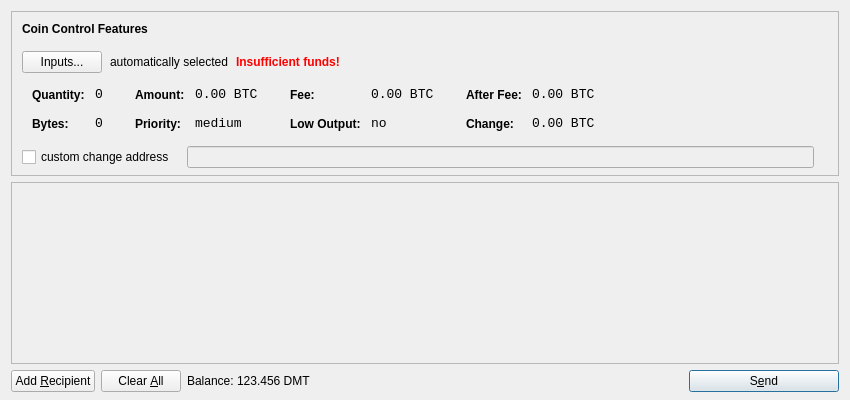
<?xml version="1.0" encoding="UTF-8"?>
<ui version="4.0">
 <class>SendCoinsDialog</class>
 <widget class="QDialog" name="SendCoinsDialog">
  <property name="geometry">
   <rect>
    <x>0</x>
    <y>0</y>
    <width>850</width>
    <height>400</height>
   </rect>
  </property>
  <property name="windowTitle">
   <string>Send Coins</string>
  </property>
  <layout class="QVBoxLayout" name="verticalLayout" stretch="0,1,0">
   <property name="bottomMargin">
    <number>8</number>
   </property>
   <item>
    <widget class="QFrame" name="frameCoinControl">
     <property name="sizePolicy">
      <sizepolicy hsizetype="Expanding" vsizetype="Expanding">
       <horstretch>0</horstretch>
       <verstretch>0</verstretch>
      </sizepolicy>
     </property>
     <property name="maximumSize">
      <size>
       <width>16777215</width>
       <height>16777215</height>
      </size>
     </property>
     <property name="frameShape">
      <enum>QFrame::StyledPanel</enum>
     </property>
     <property name="frameShadow">
      <enum>QFrame::Sunken</enum>
     </property>
     <layout class="QVBoxLayout" name="verticalLayoutCoinControl2">
      <property name="spacing">
       <number>-1</number>
      </property>
      <property name="leftMargin">
       <number>0</number>
      </property>
      <property name="topMargin">
       <number>0</number>
      </property>
      <property name="rightMargin">
       <number>0</number>
      </property>
      <property name="bottomMargin">
       <number>6</number>
      </property>
      <item>
       <layout class="QVBoxLayout" name="verticalLayoutCoinControl" stretch="0,0,0,0,1">
        <property name="spacing">
         <number>0</number>
        </property>
        <property name="leftMargin">
         <number>10</number>
        </property>
        <property name="topMargin">
         <number>10</number>
        </property>
        <item>
         <layout class="QHBoxLayout" name="horizontalLayoutCoinControl1">
          <property name="bottomMargin">
           <number>15</number>
          </property>
          <item>
           <widget class="QLabel" name="labelCoinControlFeatures">
            <property name="sizePolicy">
             <sizepolicy hsizetype="Preferred" vsizetype="Maximum">
              <horstretch>0</horstretch>
              <verstretch>0</verstretch>
             </sizepolicy>
            </property>
            <property name="font">
             <font>
              <weight>75</weight>
              <bold>true</bold>
             </font>
            </property>
            <property name="styleSheet">
             <string notr="true">font-weight:bold;</string>
            </property>
            <property name="text">
             <string>Coin Control Features</string>
            </property>
           </widget>
          </item>
         </layout>
        </item>
        <item>
         <layout class="QHBoxLayout" name="horizontalLayoutCoinControl2" stretch="0,0,0,0">
          <property name="spacing">
           <number>8</number>
          </property>
          <property name="bottomMargin">
           <number>10</number>
          </property>
          <item>
           <widget class="QPushButton" name="pushButtonCoinControl">
            <property name="styleSheet">
             <string notr="true"/>
            </property>
            <property name="text">
             <string>Inputs...</string>
            </property>
           </widget>
          </item>
          <item>
           <widget class="QLabel" name="labelCoinControlAutomaticallySelected">
            <property name="text">
             <string>automatically selected</string>
            </property>
            <property name="margin">
             <number>5</number>
            </property>
           </widget>
          </item>
          <item>
           <widget class="QLabel" name="labelCoinControlInsuffFunds">
            <property name="font">
             <font>
              <weight>75</weight>
              <bold>true</bold>
             </font>
            </property>
            <property name="styleSheet">
             <string notr="true">color:red;font-weight:bold;</string>
            </property>
            <property name="text">
             <string>Insufficient funds!</string>
            </property>
            <property name="margin">
             <number>5</number>
            </property>
           </widget>
          </item>
          <item>
           <spacer name="horizontalSpacerCoinControl">
            <property name="orientation">
             <enum>Qt::Horizontal</enum>
            </property>
            <property name="sizeHint" stdset="0">
             <size>
              <width>40</width>
              <height>1</height>
             </size>
            </property>
           </spacer>
          </item>
         </layout>
        </item>
        <item>
         <widget class="QWidget" name="widgetCoinControl" native="true">
          <property name="sizePolicy">
           <sizepolicy hsizetype="Preferred" vsizetype="Preferred">
            <horstretch>0</horstretch>
            <verstretch>0</verstretch>
           </sizepolicy>
          </property>
          <property name="minimumSize">
           <size>
            <width>0</width>
            <height>0</height>
           </size>
          </property>
          <property name="styleSheet">
           <string notr="true"/>
          </property>
          <layout class="QHBoxLayout" name="horizontalLayoutCoinControl5">
           <property name="margin">
            <number>0</number>
           </property>
           <item>
            <layout class="QHBoxLayout" name="horizontalLayoutCoinControl3" stretch="0,0,0,1">
             <property name="spacing">
              <number>20</number>
             </property>
             <property name="topMargin">
              <number>0</number>
             </property>
             <property name="bottomMargin">
              <number>10</number>
             </property>
             <item>
              <layout class="QFormLayout" name="formLayoutCoinControl1">
               <property name="horizontalSpacing">
                <number>10</number>
               </property>
               <property name="verticalSpacing">
                <number>14</number>
               </property>
               <property name="leftMargin">
                <number>10</number>
               </property>
               <property name="topMargin">
                <number>4</number>
               </property>
               <property name="rightMargin">
                <number>6</number>
               </property>
               <item row="0" column="0">
                <widget class="QLabel" name="labelCoinControlQuantityText">
                 <property name="styleSheet">
                  <string notr="true">font-weight:bold;</string>
                 </property>
                 <property name="text">
                  <string>Quantity:</string>
                 </property>
                 <property name="margin">
                  <number>0</number>
                 </property>
                </widget>
               </item>
               <item row="0" column="1">
                <widget class="QLabel" name="labelCoinControlQuantity">
                 <property name="font">
                  <font>
                   <family>Monospace</family>
                   <pointsize>10</pointsize>
                  </font>
                 </property>
                 <property name="cursor">
                  <cursorShape>IBeamCursor</cursorShape>
                 </property>
                 <property name="contextMenuPolicy">
                  <enum>Qt::ActionsContextMenu</enum>
                 </property>
                 <property name="text">
                  <string notr="true">0</string>
                 </property>
                 <property name="margin">
                  <number>0</number>
                 </property>
                 <property name="textInteractionFlags">
                  <set>Qt::LinksAccessibleByMouse|Qt::TextSelectableByKeyboard|Qt::TextSelectableByMouse</set>
                 </property>
                </widget>
               </item>
               <item row="1" column="0">
                <widget class="QLabel" name="labelCoinControlBytesText">
                 <property name="styleSheet">
                  <string notr="true">font-weight:bold;</string>
                 </property>
                 <property name="text">
                  <string>Bytes:</string>
                 </property>
                </widget>
               </item>
               <item row="1" column="1">
                <widget class="QLabel" name="labelCoinControlBytes">
                 <property name="font">
                  <font>
                   <family>Monospace</family>
                   <pointsize>10</pointsize>
                  </font>
                 </property>
                 <property name="cursor">
                  <cursorShape>IBeamCursor</cursorShape>
                 </property>
                 <property name="contextMenuPolicy">
                  <enum>Qt::ActionsContextMenu</enum>
                 </property>
                 <property name="text">
                  <string notr="true">0</string>
                 </property>
                 <property name="textInteractionFlags">
                  <set>Qt::LinksAccessibleByMouse|Qt::TextSelectableByKeyboard|Qt::TextSelectableByMouse</set>
                 </property>
                </widget>
               </item>
              </layout>
             </item>
             <item>
              <layout class="QFormLayout" name="formLayoutCoinControl2">
               <property name="horizontalSpacing">
                <number>10</number>
               </property>
               <property name="verticalSpacing">
                <number>14</number>
               </property>
               <property name="leftMargin">
                <number>6</number>
               </property>
               <property name="topMargin">
                <number>4</number>
               </property>
               <property name="rightMargin">
                <number>6</number>
               </property>
               <item row="0" column="0">
                <widget class="QLabel" name="labelCoinControlAmountText">
                 <property name="styleSheet">
                  <string notr="true">font-weight:bold;</string>
                 </property>
                 <property name="text">
                  <string>Amount:</string>
                 </property>
                 <property name="margin">
                  <number>0</number>
                 </property>
                </widget>
               </item>
               <item row="0" column="1">
                <widget class="QLabel" name="labelCoinControlAmount">
                 <property name="font">
                  <font>
                   <family>Monospace</family>
                   <pointsize>10</pointsize>
                  </font>
                 </property>
                 <property name="cursor">
                  <cursorShape>IBeamCursor</cursorShape>
                 </property>
                 <property name="contextMenuPolicy">
                  <enum>Qt::ActionsContextMenu</enum>
                 </property>
                 <property name="text">
                  <string notr="true">0.00 BTC</string>
                 </property>
                 <property name="textInteractionFlags">
                  <set>Qt::LinksAccessibleByMouse|Qt::TextSelectableByKeyboard|Qt::TextSelectableByMouse</set>
                 </property>
                </widget>
               </item>
               <item row="1" column="0">
                <widget class="QLabel" name="labelCoinControlPriorityText">
                 <property name="styleSheet">
                  <string notr="true">font-weight:bold;</string>
                 </property>
                 <property name="text">
                  <string>Priority:</string>
                 </property>
                </widget>
               </item>
               <item row="1" column="1">
                <widget class="QLabel" name="labelCoinControlPriority">
                 <property name="font">
                  <font>
                   <family>Monospace</family>
                   <pointsize>10</pointsize>
                  </font>
                 </property>
                 <property name="cursor">
                  <cursorShape>IBeamCursor</cursorShape>
                 </property>
                 <property name="contextMenuPolicy">
                  <enum>Qt::ActionsContextMenu</enum>
                 </property>
                 <property name="text">
                  <string>medium</string>
                 </property>
                 <property name="textInteractionFlags">
                  <set>Qt::LinksAccessibleByMouse|Qt::TextSelectableByKeyboard|Qt::TextSelectableByMouse</set>
                 </property>
                </widget>
               </item>
              </layout>
             </item>
             <item>
              <layout class="QFormLayout" name="formLayoutCoinControl3">
               <property name="horizontalSpacing">
                <number>10</number>
               </property>
               <property name="verticalSpacing">
                <number>14</number>
               </property>
               <property name="leftMargin">
                <number>6</number>
               </property>
               <property name="topMargin">
                <number>4</number>
               </property>
               <property name="rightMargin">
                <number>6</number>
               </property>
               <item row="0" column="0">
                <widget class="QLabel" name="labelCoinControlFeeText">
                 <property name="styleSheet">
                  <string notr="true">font-weight:bold;</string>
                 </property>
                 <property name="text">
                  <string>Fee:</string>
                 </property>
                 <property name="margin">
                  <number>0</number>
                 </property>
                </widget>
               </item>
               <item row="0" column="1">
                <widget class="QLabel" name="labelCoinControlFee">
                 <property name="font">
                  <font>
                   <family>Monospace</family>
                   <pointsize>10</pointsize>
                  </font>
                 </property>
                 <property name="cursor">
                  <cursorShape>IBeamCursor</cursorShape>
                 </property>
                 <property name="contextMenuPolicy">
                  <enum>Qt::ActionsContextMenu</enum>
                 </property>
                 <property name="text">
                  <string notr="true">0.00 BTC</string>
                 </property>
                 <property name="textInteractionFlags">
                  <set>Qt::LinksAccessibleByMouse|Qt::TextSelectableByKeyboard|Qt::TextSelectableByMouse</set>
                 </property>
                </widget>
               </item>
               <item row="1" column="0">
                <widget class="QLabel" name="labelCoinControlLowOutputText">
                 <property name="styleSheet">
                  <string notr="true">font-weight:bold;</string>
                 </property>
                 <property name="text">
                  <string>Low Output:</string>
                 </property>
                </widget>
               </item>
               <item row="1" column="1">
                <widget class="QLabel" name="labelCoinControlLowOutput">
                 <property name="font">
                  <font>
                   <family>Monospace</family>
                   <pointsize>10</pointsize>
                  </font>
                 </property>
                 <property name="cursor">
                  <cursorShape>IBeamCursor</cursorShape>
                 </property>
                 <property name="contextMenuPolicy">
                  <enum>Qt::ActionsContextMenu</enum>
                 </property>
                 <property name="text">
                  <string>no</string>
                 </property>
                 <property name="textInteractionFlags">
                  <set>Qt::LinksAccessibleByMouse|Qt::TextSelectableByKeyboard|Qt::TextSelectableByMouse</set>
                 </property>
                </widget>
               </item>
              </layout>
             </item>
             <item>
              <layout class="QFormLayout" name="formLayoutCoinControl4">
               <property name="horizontalSpacing">
                <number>10</number>
               </property>
               <property name="verticalSpacing">
                <number>14</number>
               </property>
               <property name="leftMargin">
                <number>6</number>
               </property>
               <property name="topMargin">
                <number>4</number>
               </property>
               <property name="rightMargin">
                <number>6</number>
               </property>
               <item row="0" column="0">
                <widget class="QLabel" name="labelCoinControlAfterFeeText">
                 <property name="styleSheet">
                  <string notr="true">font-weight:bold;</string>
                 </property>
                 <property name="text">
                  <string>After Fee:</string>
                 </property>
                 <property name="margin">
                  <number>0</number>
                 </property>
                </widget>
               </item>
               <item row="0" column="1">
                <widget class="QLabel" name="labelCoinControlAfterFee">
                 <property name="font">
                  <font>
                   <family>Monospace</family>
                   <pointsize>10</pointsize>
                  </font>
                 </property>
                 <property name="cursor">
                  <cursorShape>IBeamCursor</cursorShape>
                 </property>
                 <property name="contextMenuPolicy">
                  <enum>Qt::ActionsContextMenu</enum>
                 </property>
                 <property name="text">
                  <string notr="true">0.00 BTC</string>
                 </property>
                 <property name="textInteractionFlags">
                  <set>Qt::LinksAccessibleByMouse|Qt::TextSelectableByKeyboard|Qt::TextSelectableByMouse</set>
                 </property>
                </widget>
               </item>
               <item row="1" column="0">
                <widget class="QLabel" name="labelCoinControlChangeText">
                 <property name="styleSheet">
                  <string notr="true">font-weight:bold;</string>
                 </property>
                 <property name="text">
                  <string>Change:</string>
                 </property>
                </widget>
               </item>
               <item row="1" column="1">
                <widget class="QLabel" name="labelCoinControlChange">
                 <property name="font">
                  <font>
                   <family>Monospace</family>
                   <pointsize>10</pointsize>
                  </font>
                 </property>
                 <property name="cursor">
                  <cursorShape>IBeamCursor</cursorShape>
                 </property>
                 <property name="contextMenuPolicy">
                  <enum>Qt::ActionsContextMenu</enum>
                 </property>
                 <property name="text">
                  <string notr="true">0.00 BTC</string>
                 </property>
                 <property name="textInteractionFlags">
                  <set>Qt::LinksAccessibleByMouse|Qt::TextSelectableByKeyboard|Qt::TextSelectableByMouse</set>
                 </property>
                </widget>
               </item>
              </layout>
             </item>
            </layout>
           </item>
          </layout>
         </widget>
        </item>
        <item>
         <layout class="QHBoxLayout" name="horizontalLayoutCoinControl4" stretch="0,0,0">
          <property name="spacing">
           <number>12</number>
          </property>
          <property name="sizeConstraint">
           <enum>QLayout::SetDefaultConstraint</enum>
          </property>
          <property name="topMargin">
           <number>5</number>
          </property>
          <property name="rightMargin">
           <number>5</number>
          </property>
          <item>
           <widget class="QCheckBox" name="checkBoxCoinControlChange">
            <property name="text">
             <string>custom change address</string>
            </property>
           </widget>
          </item>
          <item>
           <widget class="QLineEdit" name="lineEditCoinControlChange">
            <property name="enabled">
             <bool>false</bool>
            </property>
            <property name="sizePolicy">
             <sizepolicy hsizetype="Expanding" vsizetype="Fixed">
              <horstretch>0</horstretch>
              <verstretch>0</verstretch>
             </sizepolicy>
            </property>
           </widget>
          </item>
          <item>
           <widget class="QLabel" name="labelCoinControlChangeLabel">
            <property name="sizePolicy">
             <sizepolicy hsizetype="Preferred" vsizetype="Expanding">
              <horstretch>0</horstretch>
              <verstretch>0</verstretch>
             </sizepolicy>
            </property>
            <property name="minimumSize">
             <size>
              <width>0</width>
              <height>0</height>
             </size>
            </property>
            <property name="text">
             <string/>
            </property>
            <property name="margin">
             <number>3</number>
            </property>
           </widget>
          </item>
         </layout>
        </item>
        <item>
         <spacer name="verticalSpacerCoinControl">
          <property name="orientation">
           <enum>Qt::Vertical</enum>
          </property>
          <property name="sizeHint" stdset="0">
           <size>
            <width>800</width>
            <height>1</height>
           </size>
          </property>
         </spacer>
        </item>
       </layout>
      </item>
     </layout>
    </widget>
   </item>
   <item>
    <widget class="QScrollArea" name="scrollArea">
     <property name="widgetResizable">
      <bool>true</bool>
     </property>
     <widget class="QWidget" name="scrollAreaWidgetContents">
      <property name="geometry">
       <rect>
        <x>0</x>
        <y>0</y>
        <width>830</width>
        <height>165</height>
       </rect>
      </property>
      <layout class="QVBoxLayout" name="verticalLayout_2">
       <property name="margin">
        <number>0</number>
       </property>
       <item>
        <layout class="QVBoxLayout" name="entries">
         <property name="spacing">
          <number>6</number>
         </property>
        </layout>
       </item>
       <item>
        <spacer name="verticalSpacer">
         <property name="orientation">
          <enum>Qt::Vertical</enum>
         </property>
         <property name="sizeHint" stdset="0">
          <size>
           <width>20</width>
           <height>40</height>
          </size>
         </property>
        </spacer>
       </item>
      </layout>
     </widget>
    </widget>
   </item>
   <item>
    <layout class="QHBoxLayout" name="horizontalLayout">
     <item>
      <widget class="QPushButton" name="addButton">
       <property name="toolTip">
        <string>Send to multiple recipients at once</string>
       </property>
       <property name="text">
        <string>Add &amp;Recipient</string>
       </property>
       <property name="icon">
        <iconset resource="../bitcoin.qrc">
         <normaloff>:/icons/add</normaloff>:/icons/add</iconset>
       </property>
       <property name="autoDefault">
        <bool>false</bool>
       </property>
      </widget>
     </item>
     <item>
      <widget class="QPushButton" name="clearButton">
       <property name="sizePolicy">
        <sizepolicy hsizetype="Minimum" vsizetype="Fixed">
         <horstretch>0</horstretch>
         <verstretch>0</verstretch>
        </sizepolicy>
       </property>
       <property name="toolTip">
        <string>Remove all transaction fields</string>
       </property>
       <property name="text">
        <string>Clear &amp;All</string>
       </property>
       <property name="icon">
        <iconset resource="../bitcoin.qrc">
         <normaloff>:/icons/remove</normaloff>:/icons/remove</iconset>
       </property>
       <property name="autoRepeatDelay">
        <number>300</number>
       </property>
       <property name="autoDefault">
        <bool>false</bool>
       </property>
      </widget>
     </item>
     <item>
      <layout class="QHBoxLayout" name="horizontalLayout_2">
       <property name="spacing">
        <number>3</number>
       </property>
       <item>
        <widget class="QLabel" name="label">
         <property name="text">
          <string>Balance:</string>
         </property>
        </widget>
       </item>
       <item>
        <widget class="QLabel" name="labelBalance">
         <property name="cursor">
          <cursorShape>IBeamCursor</cursorShape>
         </property>
         <property name="text">
          <string>123.456 DMT</string>
         </property>
         <property name="textInteractionFlags">
          <set>Qt::LinksAccessibleByMouse|Qt::TextSelectableByKeyboard|Qt::TextSelectableByMouse</set>
         </property>
        </widget>
       </item>
      </layout>
     </item>
     <item>
      <spacer name="horizontalSpacer">
       <property name="orientation">
        <enum>Qt::Horizontal</enum>
       </property>
       <property name="sizeHint" stdset="0">
        <size>
         <width>40</width>
         <height>20</height>
        </size>
       </property>
      </spacer>
     </item>
     <item>
      <widget class="QPushButton" name="sendButton">
       <property name="minimumSize">
        <size>
         <width>150</width>
         <height>0</height>
        </size>
       </property>
       <property name="toolTip">
        <string>Confirm the send action</string>
       </property>
       <property name="text">
        <string>S&amp;end</string>
       </property>
       <property name="icon">
        <iconset resource="../bitcoin.qrc">
         <normaloff>:/icons/send</normaloff>:/icons/send</iconset>
       </property>
       <property name="default">
        <bool>true</bool>
       </property>
      </widget>
     </item>
    </layout>
   </item>
  </layout>
 </widget>
 <resources>
  <include location="../bitcoin.qrc"/>
 </resources>
 <connections/>
</ui>
